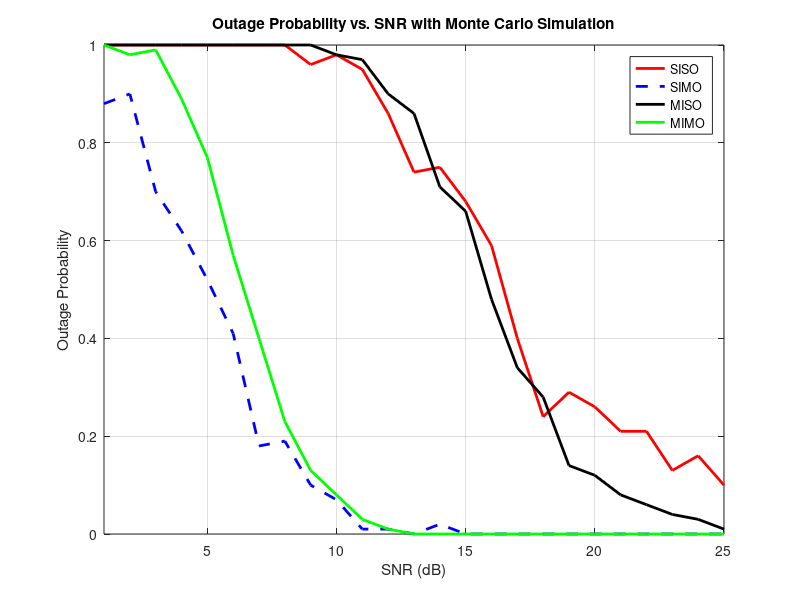

Reproduce this figure in MATLAB.
% MIMO Outage Probability Analysis with Monte Carlo Simulation
close all;
clear all;
clc;

% Seed for reproducibility
seedvalue = 0;
rng(seedvalue);

% Initialization
mT = 2;               % Number of transmit antennas
mR = 3;               % Number of receive antennas
N = 100;              % Number of random channel realizations
SNRdB = 1:25;         % SNR range in dB
SNR = 10.^(SNRdB/10);  % Convert SNR from dB to linear scale
rateth = 5;           % Threshold data rate (in bits/sec)
maxmonte_iterations = 100;

% Initialize variables for outage probabilities
avg_p_outage_SISO = zeros(maxmonte_iterations, length(SNR));
avg_p_outage_SIMO = zeros(maxmonte_iterations, length(SNR));
avg_p_outage_MISO = zeros(maxmonte_iterations, length(SNR));
avg_p_outage_MIMO = zeros(maxmonte_iterations, length(SNR));

% Monte Carlo simulations
for montid = 1:maxmonte_iterations
    for snr_idx = 1:length(SNR)
        % Initialize outage arrays
        outage_SISO = zeros(1, N);
        outage_SIMO = zeros(1, N);
        outage_MISO = zeros(1, N);
        outage_MIMO = zeros(1, N);
        
        % Generate random channel matrices for each configuration
        H_SISO = (randn + 1i * randn) / sqrt(2);
        H_SIMO = (randn(mR, 1) + 1i * randn(mR, 1)) / sqrt(2);
        H_MISO = (randn(1, mT) + 1i * randn(1, mT)) / sqrt(2);
        H_MIMO = (randn(mR, mT) + 1i * randn(mR, mT)) / sqrt(2);
        
        % Calculate the capacity for each configuration
        C_SISO = log2(1 + SNR(snr_idx) * abs(H_SISO).^2);
        C_SIMO = sum(log2(1 + SNR(snr_idx) * abs(H_SIMO).^2));
        C_MISO = log2(1 + SNR(snr_idx) * sum(abs(H_MISO).^2) / mT);
        C_MIMO = log2(abs(det(eye(size(H_MIMO, 1)) + SNR(snr_idx) * (H_MIMO * H_MIMO') / mT)));
        
        % Check for outage and update probabilities
        outage_SISO = (C_SISO < rateth);
        outage_SIMO = (C_SIMO < rateth);
        outage_MISO = (C_MISO < rateth);
        outage_MIMO = (C_MIMO < rateth);
        
        % Store outage probabilities
        avg_p_outage_SISO(montid, snr_idx) = mean(outage_SISO);
        avg_p_outage_SIMO(montid, snr_idx) = mean(outage_SIMO);
        avg_p_outage_MISO(montid, snr_idx) = mean(outage_MISO);
        avg_p_outage_MIMO(montid, snr_idx) = mean(outage_MIMO);
    end
end

% Calculate mean and standard deviation over Monte Carlo iterations
mean_outage_SISO = mean(avg_p_outage_SISO, 1);
mean_outage_SIMO = mean(avg_p_outage_SIMO, 1);
mean_outage_MISO = mean(avg_p_outage_MISO, 1);
mean_outage_MIMO = mean(avg_p_outage_MIMO, 1);

% Plot the results with error bars
figure;
plot(SNRdB, mean_outage_SISO, 'r','LineWidth', 2);
hold on;
plot(SNRdB, mean_outage_SIMO, 'b--','LineWidth', 2);
plot(SNRdB, mean_outage_MISO, 'k-','LineWidth', 2);
plot(SNRdB, mean_outage_MIMO, 'g-','LineWidth', 2);

legend('SISO', 'SIMO', 'MISO', 'MIMO');
xlabel('SNR (dB)');
ylabel('Outage Probability');
xlim([min(SNRdB), max(SNRdB)]);
title('Outage Probability vs. SNR with Monte Carlo Simulation');
grid on;
